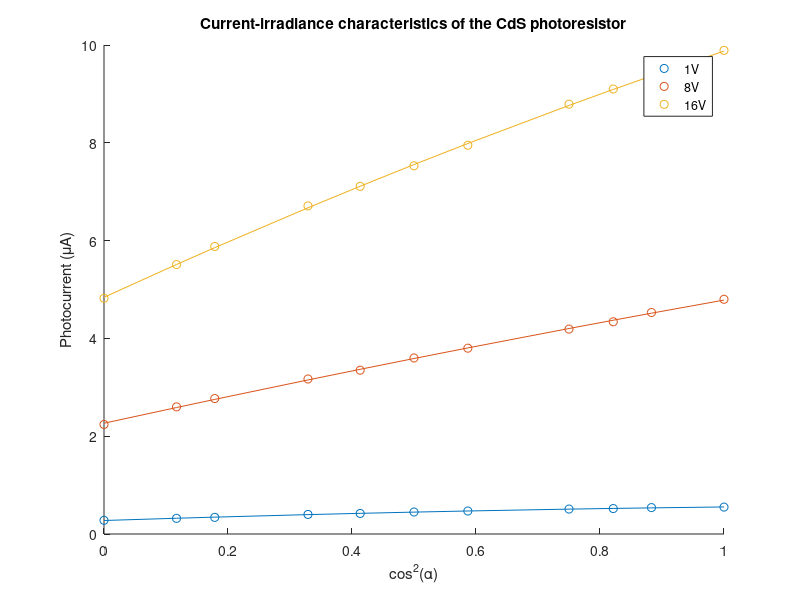

Write the MATLAB code that produced this figure.
clear;
clc;
x=[0 20 25 30 40 45 50 55 65 70 90]';
x=cos(x*pi/180).^2;
y1=[0.55 0.54 0.52 0.51 0.47 0.45 0.42 0.40 0.34 0.32 0.28]';
y2=[4.8	4.53	4.34	4.19	3.8	3.6	3.35	3.17	2.77	2.6	   2.24]';
y3=[9.89	9.34	9.1	8.79	7.95	7.53	7.11	6.71	5.88	5.51	4.82]';

p1=polyfit(x,y1,2);
p2=polyfit(x,y2,2);
p3=polyfit(x,y3,2);

n=length(x);
e1=mean((y1-polyval(p1,x)).^2)^0.5;
e2=mean((y2-polyval(p2,x)).^2)^0.5;
e3=mean((y3-polyval(p3,x)).^2)^0.5;

hold on
scatter(x,y1);
scatter(x,y2);
scatter(x,y3);
plot(x,polyval(p1,x),x,polyval(p2,x),x,polyval(p3,x));
legend('1V', '8V', '16V');
xlabel('cos^2(\alpha)');
ylabel('Photocurrent (\muA)');
title('Current-irradiance characteristics of the CdS photoresistor');
hold off